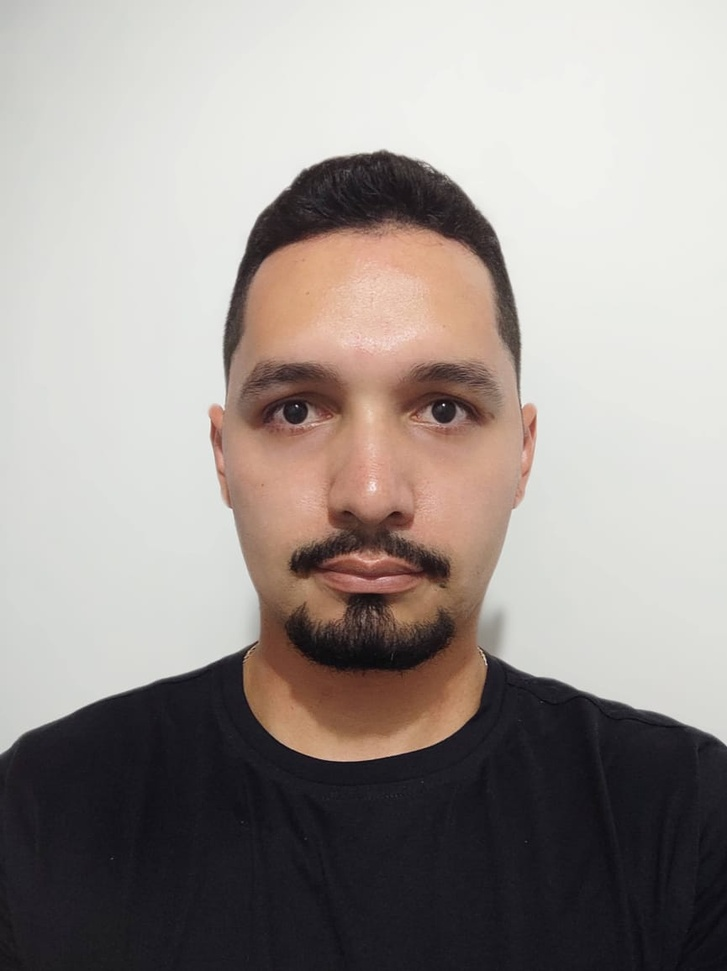
#> input picture point_2/profile_pictures/walter.jpeg, 727 x 971 px, shrunk from 865 x 1156 before the run
$ jupyter execute point_4.ipynb
#> lines starting #> are read from the running program, lines starting #| are printed output that depends on the picture; long printed decimals are rounded
#> further down, A is the input picture: shape (971, 727, 3); mean R, G, B 156.8, 149.2, 145
### point_3/uns-package/src/uns_package/SVD.py
import numpy as np
from numpy.linalg import norm
from random import normalvariate
from math import sqrt


class SVD():
    """
    Class to implement the svd descomposition with two methods:
        - Power Iterate : Usefull only for square matrix
        - Power Iterate : Usefull if power iterate fails
    """

    def __init__(self, epsilon:float=1e-10, method:str='eig') -> None:
        """
        SVD class constructor:

        PARAMS:
        epsilon:float
            value to calcalte the error in the power iterations finding the eigenvectors
        metod:str
            Defining if the method is power iterate or eigenvector
        """
        self.M = None
        self.m = None
        self.n = None
        self.method = method
        self.epsilon = epsilon

        if self.method not in ('pow', 'eig'):
            raise Exception("select a valid method: pow, eig")

        self.eigenvectors_v = None
        self.eigenvectors_u = None
        self.ncols_v = None
        self.ncols_u = None
        self.eingevalues_s = None
        self.change_of_basis = None


    def fit(self, M:np.ndarray):
        """
        Function to calculate the eigenvectors, eigenvalues and
        singular values in svd descomposition

        PARAMS:
        M:ndarray
            Input Data
        """
        self.M = M
        self.m, self.n = self.M.shape
#> self.m = 971; self.n = 727
        print(f"{self.m} {self.n}")
#| 971 727
        if self.m != self.n and self.method == 'pow':
            raise Exception("The methos pow is only for sqare matrix")

        if self.method == 'eig':
            self.__svd_eingevectors()

        elif self.method == 'pow':
            self.__svd_power_iterate(self.epsilon)


    def transform(self) -> tuple:
        """
        Function to build U, SIGMA, VT values in
        svd descomposition
        """
        if self.method == 'eig':
            vt = self.eigenvectors_v[:, self.ncols_v].T
            u = self.eigenvectors_u[:, self.ncols_u]
            sigma = self.eingevalues_s
        elif self.method == 'pow':
            sigma, u, vt = [np.array(x) for x in zip(*self.change_of_basis)]
            u = u.T

        return u, sigma, vt


    # [11 lines left out: function fit_transform, not called in this run]


    def __svd_eingevectors(self) -> None:
        """
        Function to calculate eigenvectors and eigenvalues by the
        eig method
        """
        # Matrix V
        new_v = np.dot(self.M.T, self.M)
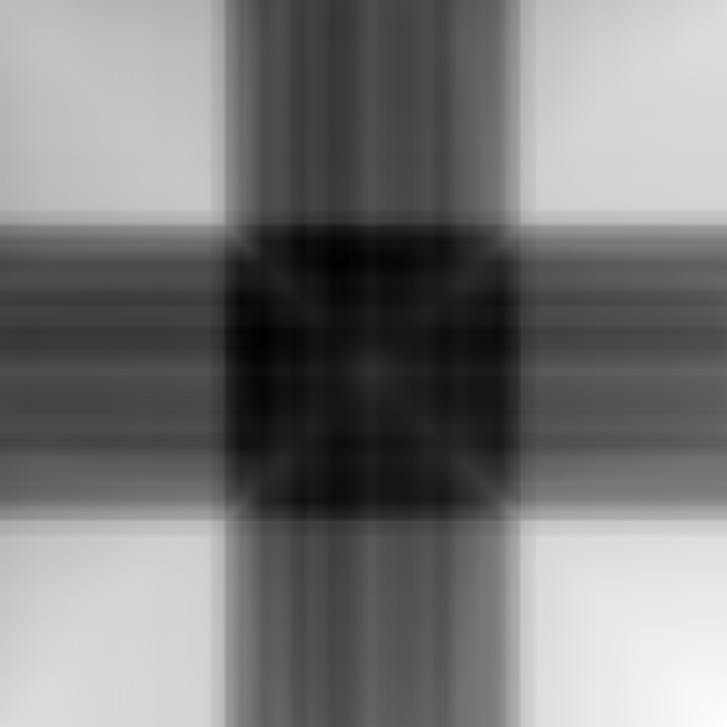
#> new_v: shape (727, 727) float64; min 16385703, max 39363002.1, mean 27318427.1; drawn with min black and max white
        # Matrix U
        new_u = np.dot(self.M, self.M.T)
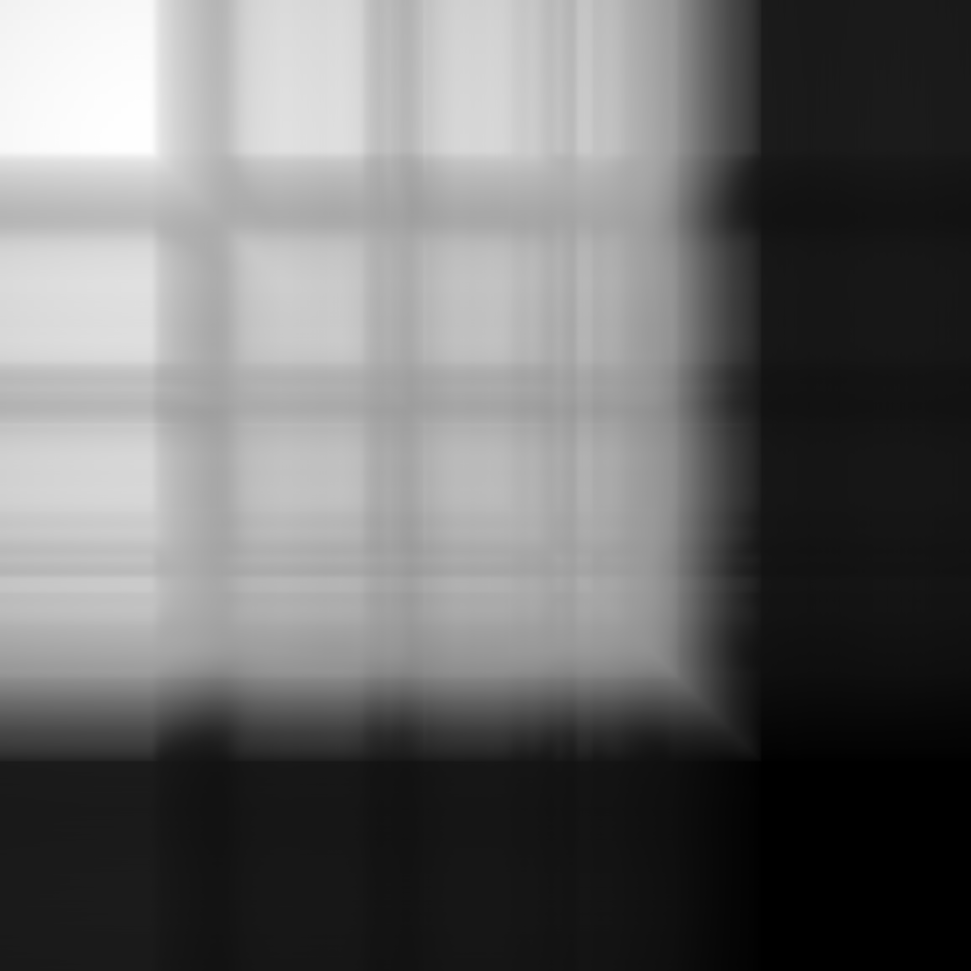
#> new_u: shape (971, 971) float64; min 509283.3, max 39411990.8, mean 16860721.1; drawn with min black and max white

        # Eingevalues and eingevectors
        eigenvalues_v, eigenvectors_v = np.linalg.eig(new_v)
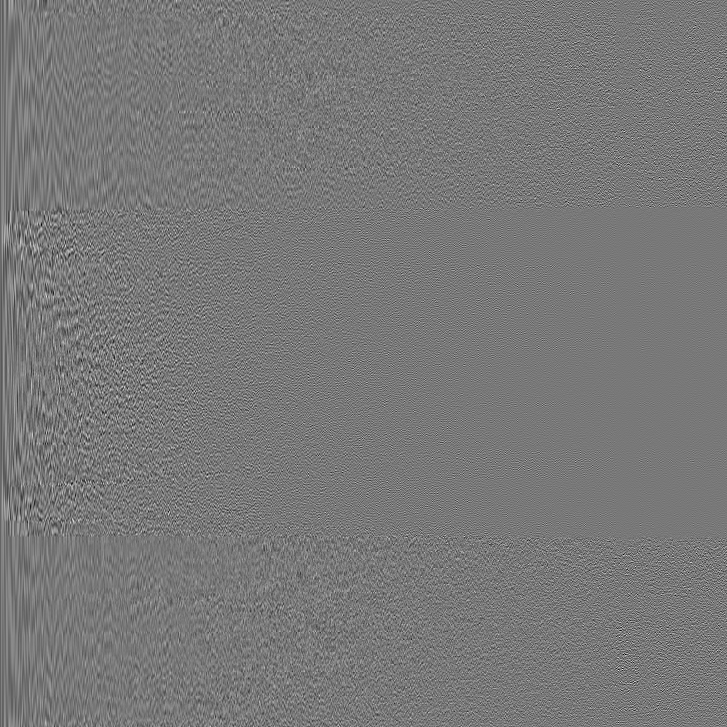
#> eigenvectors_v: shape (727, 727) float64; min -0.245, max 0.272, mean -5.33e-05; drawn with min black and max white
#> eigenvalues_v = 727 values, max 2.04e+10 at index 0, min 0.606 at index 616, mean 29465942.1
        eigenvalues_u, eigenvectors_u = np.linalg.eig(new_u)
        ncols_v = np.argsort(eigenvalues_v)[::-1]
#> ncols_v = 727 values, max 726 at index 663, min 0 at index 0, mean 363
        ncols_u = np.argsort(eigenvalues_u)[::-1]
#> ncols_u = 971 values, max 970 at index 852, min 0 at index 0, mean 485

        if np.size(np.dot(self.M, self.M.T)) > np.size(np.dot(self.M.T, self.M)):
            eingevalues_s = np.sqrt(eigenvalues_v)
#> eingevalues_s = 727 values, max 142747.5 at index 0, min 0.778 at index 616, mean 421.4
        else:
            eingevalues_s = np.sqrt(eigenvalues_u)
        eingevalues_s[::-1].sort()

        self.eigenvectors_v = eigenvectors_v
        self.eigenvectors_u = eigenvectors_u
        self.ncols_v = ncols_v
#> self.ncols_v has the same summary as ncols_v
        self.ncols_u = ncols_u
#> self.ncols_u has the same summary as ncols_u
        self.eingevalues_s = eingevalues_s
#> self.eingevalues_s = 727 values, max 142747.5 at index 0, min 0.778 at index 726, mean 421.4


    # [67 lines left out: functions __random_unit_vector, __power_iterate, __svd_power_iterate, not called in this run]

### point_4/point_4.ipynb
[cell 1]
#libraries
from matplotlib.image import imread
import matplotlib.pyplot as plt
import numpy as np
import cv2

### 4. Apply SVD over the picture of your face, progressively increasing the number of singular values used. Is there any point where you can say the image is appropriately reproduced? How would you quantify how different your photo and the approximation are?

Loading the personal image from the cohort folder in the point 2. I´m going to use the next libraries:
- matplotlib: to read and plot images
- np.linalg.sv: to calculate de svd descomposition and get the sigular values

[cell 2]
# Reading the image and setting the size and color
plt.rcParams['figure.figsize'] = [16, 8]

A = imread(r"../point_2/profile_pictures/walter.jpeg")
X = np.mean(A, -1)
img = plt.imshow(X)
img.set_cmap('gray')
plt.axis('off')
plt.show()

Computing svd descomposition and getting the sigma values.

[cell 3]
from uns_package.SVD import SVD
svd = SVD()
svd.fit(M=X)
u, sigma, vt = svd.transform()
#> in transform, `vt = self.eigenvectors_v[:, self.ncols_v].T`:
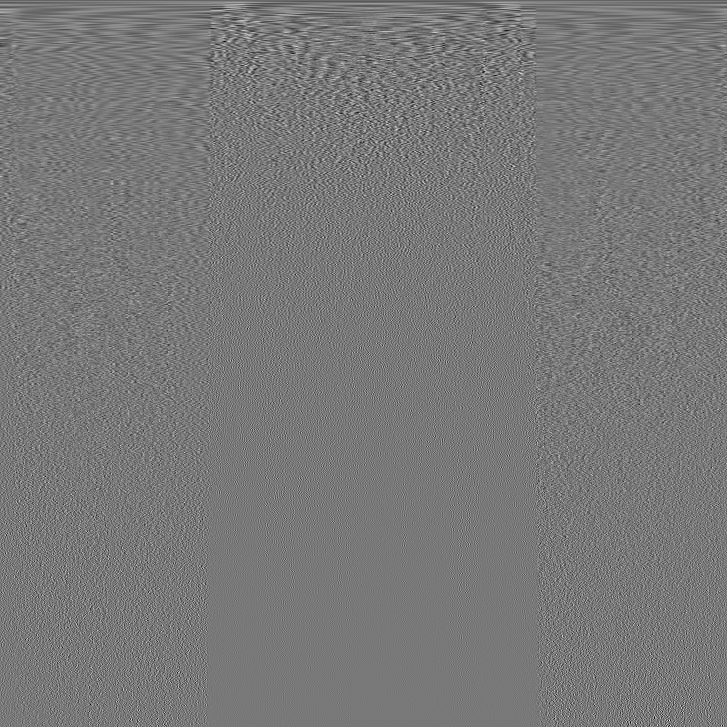
#> vt: shape (727, 727) float64; min -0.245, max 0.272, mean -5.33e-05; drawn with min black and max white
#> in transform, `sigma = self.eingevalues_s`: sigma has the same summary as self.eingevalues_s in __svd_eingevectors
#> sigma has the same summary as self.eingevalues_s in __svd_eingevectors

[cell 4]
u, sigma, vt = np.linalg.svd(X, full_matrices= False)
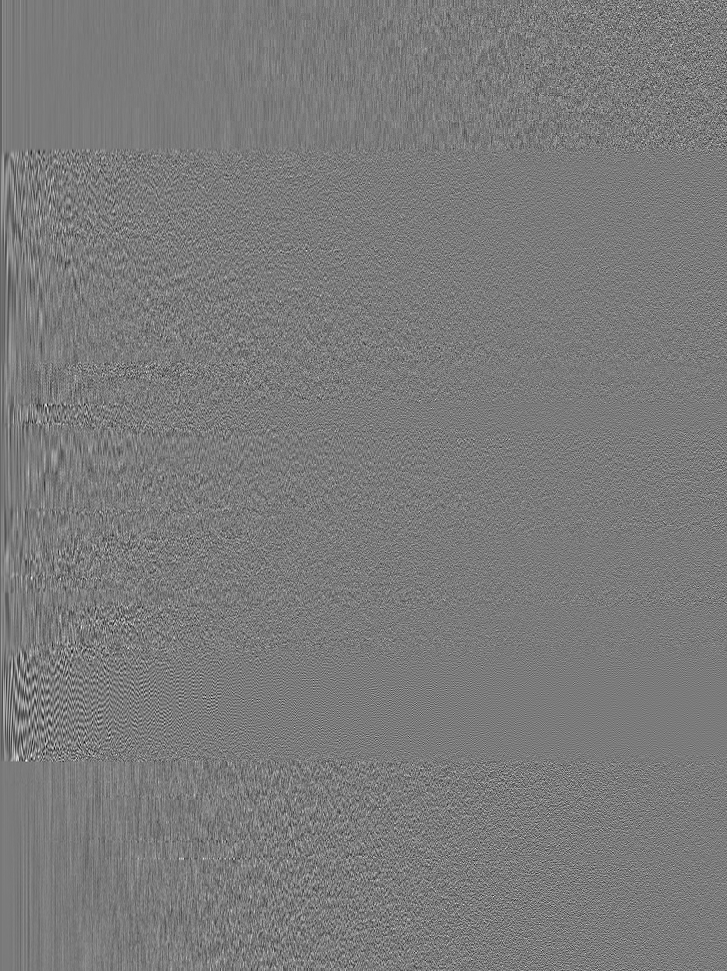
#> u: shape (971, 727) float64; min -0.221, max 0.235, mean -3.63e-05; drawn with min black and max white
# Building diagonal matrix with singular values
sigma = np.diag(sigma)

To reconstruct the image we need to multiply the resulting matrices from svd descomposition iterating the number of singular values

[cell 5]
i = 0
singular_values = [5,10,20,60,100,200,500]
images = []
for singular_value in singular_values:
    x_ap = u[:,:singular_value] @ sigma[0:singular_value,:singular_value] @ vt[:singular_value,:]
    images.append(x_ap)
    plt.figure(i+1)
    i += 1
    img = plt.imshow(x_ap)
    img.set_cmap('gray')
    plt.axis('off')
    plt.title('Singular Values = ' + str(singular_value))
    plt.show()
#> after the loop, i = 7; images = 7 items

As we can see in the reconstructed images for 60 singular values we can identify perfectrly the image, but with a low quality, we can get this starting at 100 or higher

To quantify the different betwenn the original photo and the reconstructed images, i used mse between the pixels:

"To compare two images, we use the Mean Square Error (MSE) of the pixel values of the two images. Similar images will have less mean square error value. Using this method, we can compare two images having the same height, width and number of channels."
Reference: https://www.tutorialspoint.com/how-to-compare-two-images-in-opencv-python#:~:text=To%20compare%20two%20images%2C%20we,width%20and%20number%20of%20channels.

[cell 6]
# Using openCV library to define the mse function
def mse(img1, img2):
   h, w = img1.shape
   diff = cv2.subtract(img1, img2)
   err = np.sum(diff**2)
   mse = err/(float(h*w))
   return mse

Calculating mse between original picture and the reconstructed

[cell 7]
i = 0
for i in range(0, len(images)):
    mse_images = mse(X, images[i])
    print("mse image vs sing values {} : {}".format(singular_values[i], mse_images))
#> this loop made 7 passes
#> mse_images on passes 1 to 7: 258.4, 112.4, 45.95, 9.25, 3.64, 0.565, 0.00528
#| mse image vs sing values 5 : 258.367
#| mse image vs sing values 10 : 112.448
#| mse image vs sing values 20 : 45.954
#| mse image vs sing values 60 : 9.254
#| mse image vs sing values 100 : 3.644
#| mse image vs sing values 200 : 0.5649
#| mse image vs sing values 500 : 0.005278
#> pass 1, in mse, `diff = cv2.subtract(img1, img2)`:
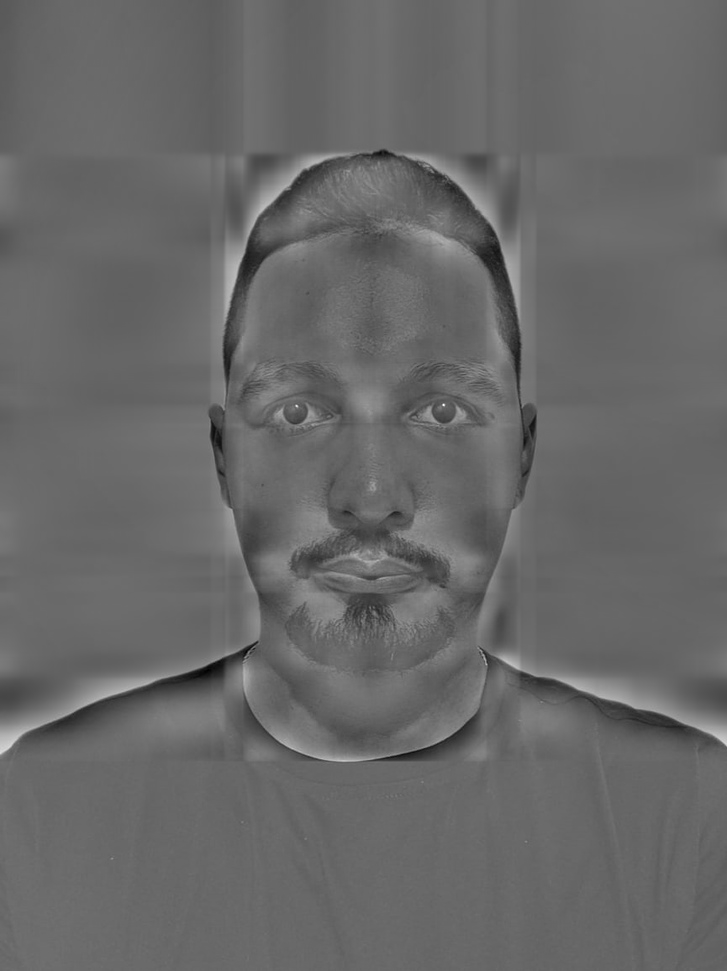
#> diff: shape (971, 727) float64; min -133.5, max 193.1, mean 0; drawn with min black and max white
#> pass 3, in mse (call 3), `diff = cv2.subtract(img1, img2)`:
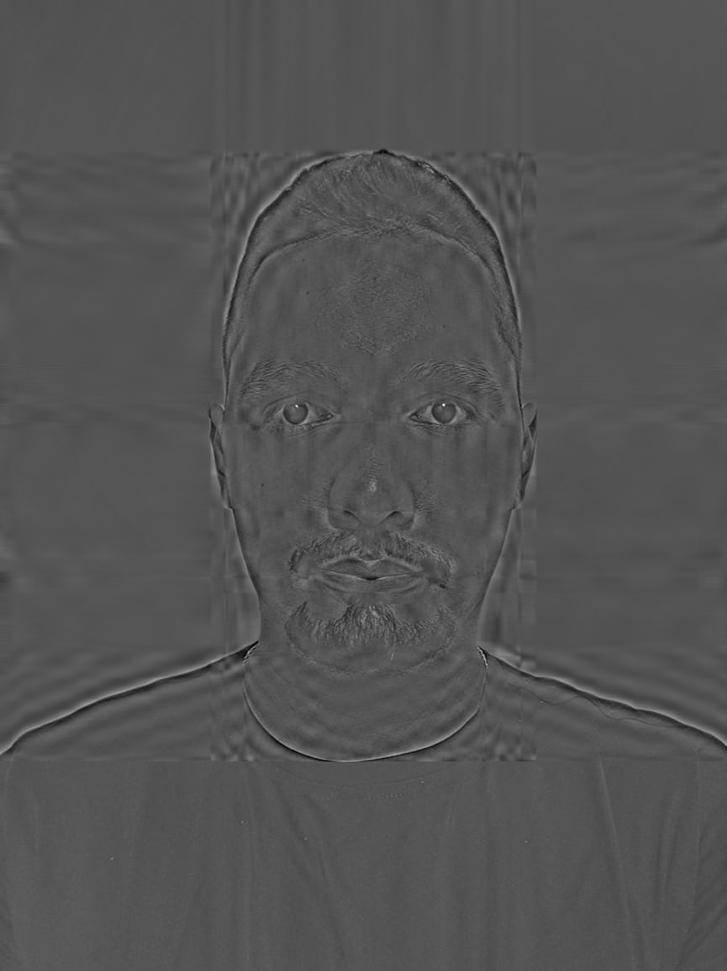
#> diff: shape (971, 727) float64; min -86.44, max 175.4, mean 0; drawn with min black and max white

The mse has a representative low image in 100 singular values or higher. This methos helpus to quantify the best low representarion of our face
